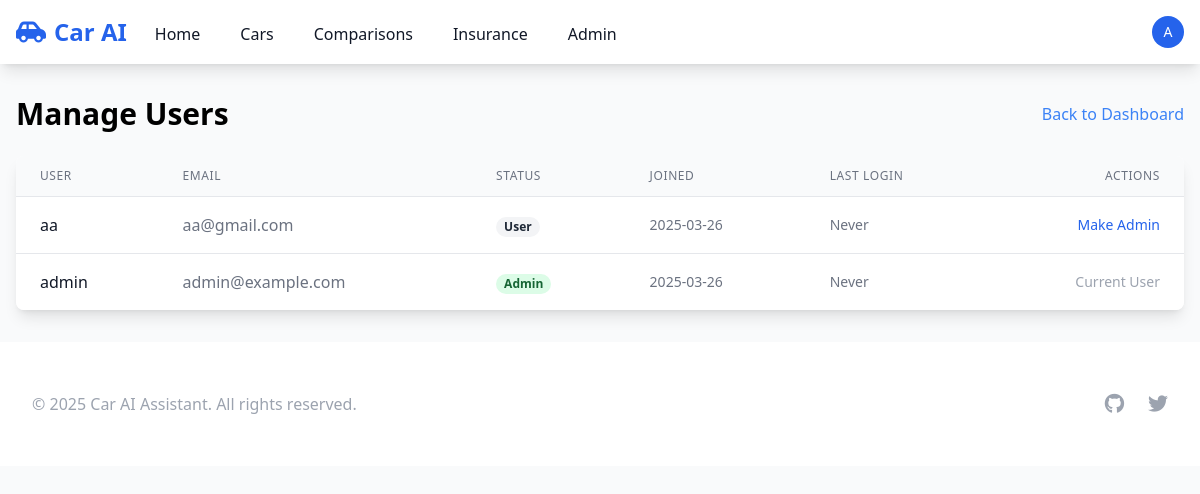
Page /admin/users (signed in) on the committed database.
### models/user.py (models this page shows, shortened)
class User(UserMixin, db.Model):
    __tablename__ = 'users'
    id = db.Column(db.Integer, primary_key=True)
    username = db.Column(db.String(80), unique=True, nullable=False)
    email = db.Column(db.String(120), unique=True, nullable=False)
    password_hash = db.Column(db.String(128))
    is_admin = db.Column(db.Boolean, default=False)
    created_at = db.Column(db.DateTime, server_default=db.func.now())
    last_login = db.Column(db.DateTime)
    cars = db.relationship('Car', back_populates='user', lazy=True)
    insurance_estimates = db.relationship('InsuranceEstimate', back_populates='user', lazy=True)
    comparisons = db.relationship('CarComparison', back_populates='user', lazy=True)

### routes/auth.py (the view)
    @login_required
    def decorated_function(*args, **kwargs):
        if not current_user.is_admin:
            flash('Admin access required', 'error')
            return redirect(url_for('home'))
        return f(*args, **kwargs)

### app.py (called while the page is built)
@login_manager.user_loader
def load_user(user_id):
    return User.query.get(int(user_id))

@app.context_processor
def inject_now():
    return {'now': datetime.utcnow()}

### routes/admin.py (called while the page is built)
@admin.route('/users')
@admin_required
def users():
    users = User.query.order_by(User.created_at.desc()).all()
    return render_template('admin/users.html', users=users)

### routes/auth.py (called while the page is built)
def admin_required(f):
    @login_required
    def decorated_function(*args, **kwargs):
        if not current_user.is_admin:
            flash('Admin access required', 'error')
            return redirect(url_for('home'))
        return f(*args, **kwargs)
    decorated_function.__name__ = f.__name__
    return decorated_function

### templates/admin/users.html (shortened to what this page needs)
{% extends "base.html" %}
{% block content %}
<div class="space-y-6">
    <div class="flex justify-between items-center">
        <h1 class="text-3xl font-bold">Manage Users</h1>
        <a href="{{ url_for('admin.dashboard') }}" class="text-blue-500 hover:underline">
            Back to Dashboard
        </a>
    </div>
    <div class="bg-white rounded-lg shadow-lg overflow-hidden">
        <table class="min-w-full divide-y divide-gray-200">
            <thead class="bg-gray-50">
                <tr>
                    <th class="px-6 py-3 text-left text-xs font-medium text-gray-500 uppercase tracking-wider">
                        User
                    </th>
                    <th class="px-6 py-3 text-left text-xs font-medium text-gray-500 uppercase tracking-wider">
                        Email
                    </th>
                    <th class="px-6 py-3 text-left text-xs font-medium text-gray-500 uppercase tracking-wider">
                        Status
                    </th>
                    <th class="px-6 py-3 text-left text-xs font-medium text-gray-500 uppercase tracking-wider">
                        Joined
                    </th>
                    <th class="px-6 py-3 text-left text-xs font-medium text-gray-500 uppercase tracking-wider">
                        Last Login
                    </th>
                    <th class="px-6 py-3 text-right text-xs font-medium text-gray-500 uppercase tracking-wider">
                        Actions
                    </th>
                </tr>
            </thead>
            <tbody class="bg-white divide-y divide-gray-200">
                {% for user in users %}
                <tr>
                    <td class="px-6 py-4 whitespace-nowrap">
                        <div class="font-medium text-gray-900">{{ user.username }}</div>
                    </td>
                    <td class="px-6 py-4 whitespace-nowrap">
                        <div class="text-gray-500">{{ user.email }}</div>
                    </td>
                    <td class="px-6 py-4 whitespace-nowrap">
                        <span class="px-2 inline-flex text-xs leading-5 font-semibold rounded-full {% if user.is_admin %}bg-green-100 text-green-800{% else %}bg-gray-100 text-gray-800{% endif %}">
                            {{ 'Admin' if user.is_admin else 'User' }}
                        </span>
                    </td>
                    <td class="px-6 py-4 whitespace-nowrap text-sm text-gray-500">
                        {{ user.created_at.strftime('%Y-%m-%d') }}
                    </td>
                    <td class="px-6 py-4 whitespace-nowrap text-sm text-gray-500">
                        {{ user.last_login.strftime('%Y-%m-%d %H:%M') if user.last_login else 'Never' }}
                    </td>
                    <td class="px-6 py-4 whitespace-nowrap text-right text-sm font-medium">
                        {% if user.id != current_user.id %}
                        <form action="{{ url_for('admin.toggle_admin', user_id=user.id) }}" method="POST" class="inline">
                            <button type="submit"
                                    class="text-blue-600 hover:text-blue-900"
                                    onclick="return confirm('Are you sure you want to {% if user.is_admin %}remove{% else %}grant{% endif %} admin privileges for {{ user.username }}?')">
                                {{ 'Remove Admin' if user.is_admin else 'Make Admin' }}
                            </button>
                        </form>
                        {% else %}
                        <span class="text-gray-400">Current User</span>
                        {% endif %}
                    </td>
                </tr>
                {% endfor %}
            </tbody>
        </table>
    </div>
</div>
{% endblock %}

### templates/base.html (shortened to what this page needs)
<!DOCTYPE html>
<html lang="en">
<head>
    <script src="https://cdn.tailwindcss.com"></script>
    <link rel="stylesheet" href="https://cdnjs.cloudflare.com/ajax/libs/font-awesome/6.0.0/css/all.min.css">
</head>
<body class="min-h-screen bg-gray-50">
    <nav class="bg-white shadow-lg">
        <div class="max-w-7xl mx-auto px-4">
            <div class="flex justify-between h-16">
                <div class="flex">
                    <div class="flex-shrink-0 flex items-center">
                        <a href="{{ url_for('home') }}" class="text-2xl font-bold text-blue-600">
                            <i class="fas fa-car-side mr-2"></i>Car AI
                        </a>
                    </div>
                    <div class="hidden md:ml-6 md:flex md:space-x-8">
                        <a href="{{ url_for('home') }}"
                           class="inline-flex items-center px-1 pt-1 text-gray-900 hover:text-blue-600">
                            Home
                        </a>
                        {% if current_user.is_authenticated %}
                        <a href="{{ url_for('cars.list_cars') }}"
                           class="inline-flex items-center px-1 pt-1 text-gray-900 hover:text-blue-600">
                            Cars
                        </a>
                        <a href="{{ url_for('comparisons.list') }}"
                           class="inline-flex items-center px-1 pt-1 text-gray-900 hover:text-blue-600">
                            Comparisons
                        </a>
                        <a href="{{ url_for('insurance.estimates') }}"
                           class="inline-flex items-center px-1 pt-1 text-gray-900 hover:text-blue-600">
                            Insurance
                        </a>
                        {% if current_user.is_admin %}
                        <a href="{{ url_for('admin.dashboard') }}"
                           class="inline-flex items-center px-1 pt-1 text-gray-900 hover:text-blue-600">
                            Admin
                        </a>
                        {% endif %}
                        {% endif %}
                    </div>
                </div>
                <div class="flex items-center">
                    {% if current_user.is_authenticated %}
                    <div class="hidden md:ml-4 md:flex-shrink-0 md:flex md:items-center">
                        <div class="ml-3 relative group">
                            <div>
                                <button type="button"
                                        class="flex text-sm rounded-full focus:outline-none focus:ring-2 focus:ring-offset-2 focus:ring-blue-500">
                                    <div class="h-8 w-8 rounded-full bg-blue-600 flex items-center justify-center text-white">
                                        {{ current_user.username[0].upper() }}
                                    </div>
                                </button>
                            </div>
                        </div>
                    </div>
                    {% endif %}
                </div>
            </div>
        </div>
    </nav>
    <main class="max-w-7xl mx-auto px-4 py-8">
        {% block content %}{% endblock %}
    </main>
    <footer class="bg-white mt-auto">
        <div class="max-w-7xl mx-auto py-12 px-4 sm:px-6 md:flex md:items-center md:justify-between lg:px-8">
            <div class="flex justify-center space-x-6 md:order-2">
                <a href="#" class="text-gray-400 hover:text-gray-500">
                    <i class="fab fa-github text-xl"></i>
                </a>
                <a href="#" class="text-gray-400 hover:text-gray-500">
                    <i class="fab fa-twitter text-xl"></i>
                </a>
            </div>
            <div class="mt-8 md:mt-0 md:order-1">
                <p class="text-center text-base text-gray-400">
                    &copy; {{ now.year }} Car AI Assistant. All rights reserved.
                </p>
            </div>
        </div>
    </footer>
</body>
</html>

### rows in the picture
User: username "A", username "admin", email "admin@example.com", is_admin "Admin", created_at "2025-03-26", last_login "Never", shows "Current User"
User: username "aa", email "aa@gmail.com", is_admin "User", created_at "2025-03-26", last_login "Never", is_admin "Make Admin"
